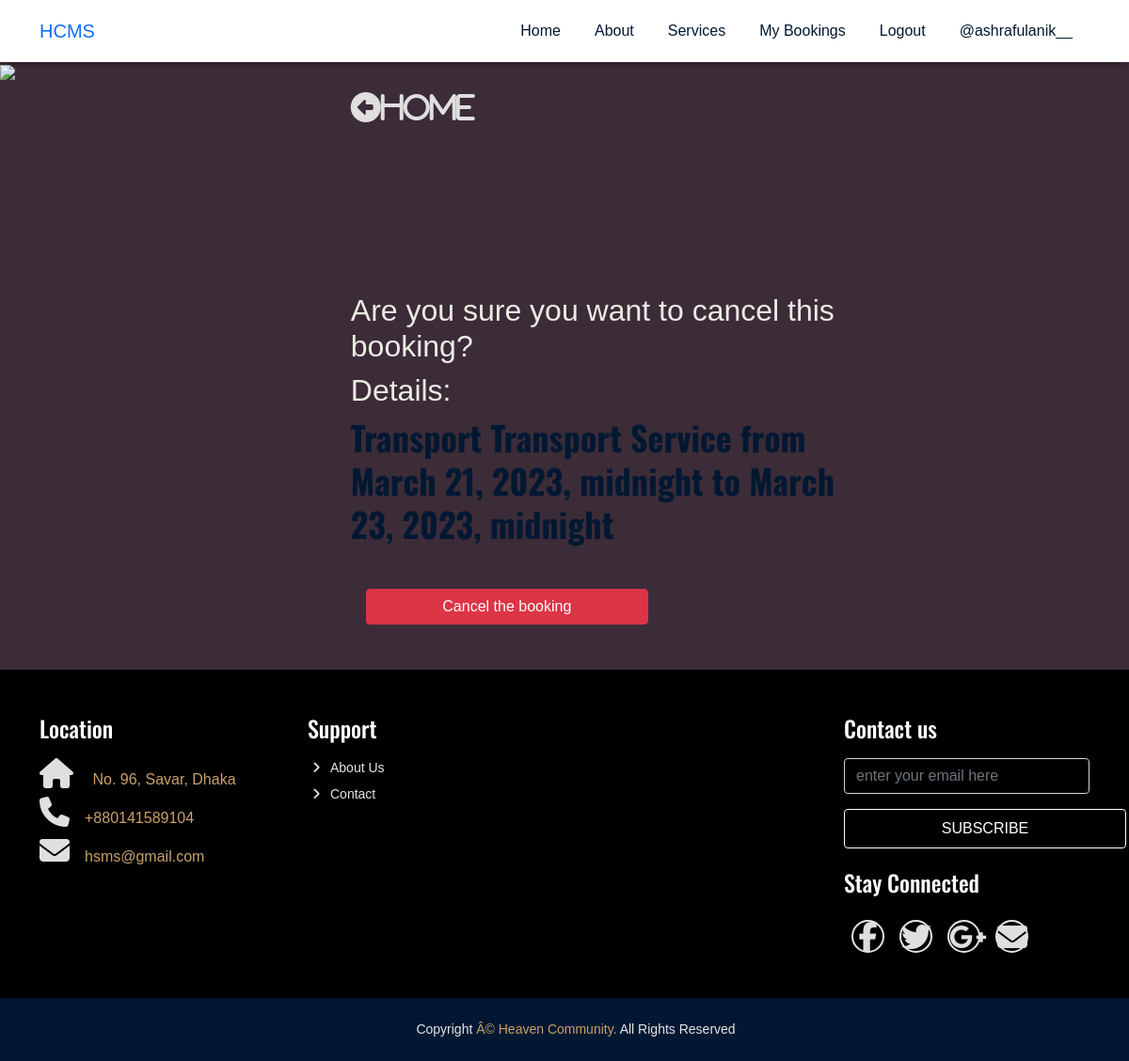
Page /booking/cancel/20 (signed in) on the committed database.
### house/models.py (models this page shows, shortened)
class Booking(models.Model):
    user = models.ForeignKey(settings.AUTH_USER_MODEL, on_delete=models.CASCADE)
    service = models.ForeignKey(Service, on_delete=models.CASCADE)
    check_in = models.DateTimeField()
    check_out = models.DateTimeField()
    total_d = models.IntegerField(default=0)
    total_price = models.FloatField(default=0)

class Service(models.Model):
    SERVICE_CATAGORIES = (
        ('Community Center', 'Community Center'),
        ('Picnic Spot', 'Picnic Spot'),
        ('Swimming Pool', 'Swimming Pool'),
        ('Transport Service', 'Transport Service'),
    )
    service_name = models.CharField(max_length=40, null=True)
    catagory = models.CharField(max_length=25, choices=SERVICE_CATAGORIES)
    capacity = models.IntegerField()

### house/views.py (the view)
# urls.py: path('booking/cancel/<pk>', CancelBookingView.as_view(), name='CancelBookingView'),
class CancelBookingView(LoginRequiredMixin, DeleteView):
    model = Booking
    template_name = 'booking_cancel_view.html'
    success_url = reverse_lazy('house:BookingListView')

### house/templates/booking_cancel_view.html (shortened to what this page needs)
{% extends "navber.html" %}
{% block content %}
{% load static %}
<!DOCTYPE html>
<html lang="en">
<head>
    <link rel="stylesheet" href="{% static 'house/css/service_detail_view.css' %}">
</head>
<body>
    <div class="content">
        <div class="image">
            <img
                src="https://images.unsplash.com/photo-1519710164239-da123dc03ef4?ixlib=rb-1.2.1&ixid=eyJhcHBfaWQiOjEyMDd9&auto=format&fit=crop&w=500&q=60">
        </div>
        <div class="service">
            <div class="home">
                <a href="{% url 'house:ServiceListView' %}"><i class="fas fa-arrow-alt-circle-left">Home</i></a>
            </div>
            <form id="booking-form" action="" method="POST">
                <h2>Are you sure you want to cancel this booking?</h2>
                <h2>Details: </h2>
                <h3>{{booking.service.service_name}} {{booking.service.catagory}} from {{booking.check_in}} to {{booking.check_out}}</h3>
                <div class="input-div">
                    <button type="submit" class="btn btn-danger">Cancel the booking</button>
                </div>
            </form>
        </div>
    </div>
</body>
</html>
{%endblock%}

### house/templates/navber.html (shortened to what this page needs)
{% load static %}
<!DOCTYPE html>
<html lang="en">
<head>
        <link rel="stylesheet" href="https://cdnjs.cloudflare.com/ajax/libs/twitter-bootstrap/5.1.0/css/bootstrap.min.css">
        <link rel="stylesheet" href="https://cdnjs.cloudflare.com/ajax/libs/font-awesome/5.15.4/css/all.min.css">
        <link rel="stylesheet" href="https://unpkg.com/swiper/swiper-bundle.min.css">
        <link rel="stylesheet" href="{% static 'house/css/style.css' %}">
        <link rel="stylesheet" href="{% static 'house/css/responsive-style.css' %}">
</head>
<body>
    <header class="header_wrapper">
        <nav class="navbar navbar-expand-lg">
            <div class="container">
                <a class="navbar-brand" href="#">
                    HCMS
                </a>
                <div class="collapse navbar-collapse justify-content-end" id="navbarNav">
                    <ul class="navbar-nav menu-navbar-nav">
                        <li class="nav-item">
                            <a class="nav-link" aria-current="page" href="{% url 'house:home' %}">Home</a>
                        </li>
                        <li class="nav-item">
                            <a class="nav-link" href="#about">About</a>
                        </li>
                        {% if request.user.is_authenticated %}
                        <li class="nav-item">
                            <a class="nav-link" href="{% url 'house:ServiceListView' %}">Services</a>
                        </li>
                        <li class="nav-item">
                            <a class="nav-link" href="{% url 'house:BookingListView' %}">My Bookings</a>
                        </li>
                        <li class="nav-item">
                            <a class="nav-link" href="{% url 'house:logout' %}">Logout</a>
                        </li>
                        <li class="nav-item">
                            <a class="nav-link" href="#">@{{user}}</a>
                        </li>
                        {% endif %}
                    </ul>
                </div>
            </div>
        </nav>
    </header>
</body>
</html>
{% block content %}
{% endblock %}
 <section id="contact" class="footer_wrapper mt-3 mt-md-0 pb-0">
    <div class="container pb-3">
        <div class="row">
            <div class="col-lg-3 col-md-6">
                <h5>Location</h5>
                <div class="contact-info">
                    <ul class="list-unstyled">
                        <li><a href="#"><i class="fa fa-home me-3"></i> No. 96, Savar, Dhaka</a></li>
                        <li><a href="#"><i class="fa fa-phone me-3"></i>+880141589104</a></li>
                        <li><a href="#"><i class="fa fa-envelope me-3"></i>hsms@gmail.com</a></li>
                    </ul>
                </div>
            </div>
            <div class="col-lg-3 col-md-6">
                <h5>Support</h5>
                <ul class="link-widget p-0">
                    <li><a href="#">About Us</a></li>
                    <li><a href="#">Contact</a></li>
                </ul>
            </div>
            <div class="col-lg-3 col-md-6">
            </div>
            <div class="col-lg-3 col-md-6">
                <h5>Contact us</h5>
                <div class="form-group mb-4">
                    <input type="email" class="form-control bg-transparent" placeholder="enter your email here">
                    <button type="submit" class="main-btn rounded-2 mt-3 border-white text-white">Subscribe</button>
                </div>
                <h5>Stay Connected</h5>
                <ul class="social-network d-flex align-items-center p-0">
                    <li><a href="#"><i class="fab fa-facebook-f"></i></a></li>
                    <li><a href="#"><i class="fab fa-twitter"></i></a></li>
                    <li><a href="#"><i class="fab fa-google-plus-g"></i></a></li>
                    <li><a href="#"><i class="fa fa-envelope"></i></a></li>
                </ul>
            </div>
        </div>
    </div>
    <div class="container-fluid copyright-section">
        <p>Copyright <a href="#">Â© Heaven Community.</a> All Rights Reserved</p>
    </div>
</section>

### house/static/house/css/style.css (style rules this page uses)
* { box-sizing: border-box; margin: 0; padding: 0; }
:root { --primary-color: #021832; --secondary-color: #caa169; --bg-color: #f4f4f4; --bg-white: #fff; --bg-black: #000; --primary-font: 'Poppins', sans-serif; --secondary-font: 'Oswald', sans-serif; --primary-text: #021832; --secondary-text: #caa169; --text-white: #fff; --text-black: #151515; --text-gray: #e4e4e4; }
body { font-family: var(--primary-font); background-color: var(--bg-white); }
a { text-decoration: none; }
section { padding: 3.125rem 0; }
.main-btn { font-size: 1rem; font-weight: 500; color: var(--primary-color); text-transform: uppercase; background-color: transparent; border: .0625rem solid var(--primary-color); padding: .375rem 1.875rem; border-radius: 3.125rem; line-height: 1.75rem; display: inline-block; transition: all 0.3s ease-out 0s; }
h3 { margin-bottom: 1.875rem; line-height: 2.875rem; font-weight: 700; font-size: 2.25rem; color: var(--primary-text); font-family: var(--secondary-font); }
h5 { font-size: 1.5rem; line-height: 1; color: var(--primary-text); margin-bottom: .9375rem; font-weight: 500; font-family: var(--secondary-font); }
p { font-size: 1rem; color: var(--text-black); line-height: 1.625rem; }
.header_wrapper .navbar { padding: .9375rem 0; background-color: var(--bg-white); -webkit-box-shadow: 0 .5rem .375rem -0.375rem rgb(0 0 0 / 40%); box-shadow: 0 .5rem .375rem -0.375rem rgb(0 0 0 / 40%); -webkit-transition: background 0s ease-in-out 0s, margin-top 0s ease-in-out 0s, opacity 0s ease-in-out 0s; transition: background 0s ease-in-out 0s, margin-top 0s ease-in-out 0s, opacity 0s ease-in-out 0s; }
.header_wrapper .nav-item { margin: 0 .625rem; }
.header_wrapper .nav-item .nav-link { font-size: 1rem; font-weight: 500; color: var(--primary-text); display: inline-block; }
.footer_wrapper { background-color: var(--bg-black); }
.footer_wrapper h5 { color: var(--text-white); margin-bottom: 1.25rem; }
.footer_wrapper ul li { margin-bottom: .5rem; list-style: none; }
.footer_wrapper .contact-info li a { color: var(--secondary-color) }
.footer_wrapper .link-widget li a, .footer_wrapper p { color: var(--text-gray); font-size: .875rem; padding-left:1.5rem; position: relative; -webkit-transition: all 0.3s ease-out 0s; transition: all 0.3s ease-out 0s; }
.footer_wrapper .link-widget li a::before { content: '\f105'; font-family: "Font Awesome 5 Free"; font-weight: 900; position: absolute; left: 0.3rem; top: 50%; -webkit-transform: translateY(-50%); transform: translateY(-50%); }
.footer_wrapper .social-network a { width: 2.1875rem; height: 2.1875rem; margin: .5rem; line-height:2rem; font-size: .875rem; display: inline-block; border: .125rem solid var(--text-gray); color: var(--text-gray); text-align: center; border-radius: 100%; -webkit-transition: all 0.3s cubic-bezier(0.645, 0.045, 0.355, 1); transition: all 0.3s cubic-bezier(0.645, 0.045, 0.355, 1); }
.footer_wrapper .copyright-section { background-color: var(--primary-color); padding: 1.25rem 0 .3125rem; text-align: center; }
.footer_wrapper .copyright-section a { color: var(--secondary-text); }

### house/static/house/css/service_detail_view.css (style rules this page uses)
* { padding:0; margin:0; box-sizing: border-box; }
body { background-color: rgb(60, 44, 56); color: rgb(236, 235, 228); font-family: sans-serif; line-height: 1.25; height: 100vh; }
.content { display: flex; flex-direction: row; flex-wrap: wrap; width:100%; justify-content: left; }
.image { flex: 0.3; }
.service { flex:0.5; margin: 2rem; display:flex; text-align: left; align-items: start; flex-direction: column; }
.home { flex: 0.2; }
form { display: flex; flex: 0.4 1 auto; flex-direction: column; }
.image img { flex:1; max-height: 99.2vh; }
i { color:#dfdfdf; font-size: 2rem; }
.input-div { flex: 1 1 auto; margin:1rem; display: flex; flex-direction: column; justify-content: space-between; }
input, button { flex:1; width:300px; border-radius: 0.5rem; line-height: 1.5; font-size: 1.5rem; color: #555; }
button { background-color: #dfdfdf; color:rgb(6, 137, 245); outline:none; }

### rows in the picture
Booking: service.service_name "Transport", service.catagory "Transport Service", check_in "March 21, 2023, midnight", check_out "March 23, 2023, midnight"

### other values in the picture
{{ user }} "ashrafulanik__"
